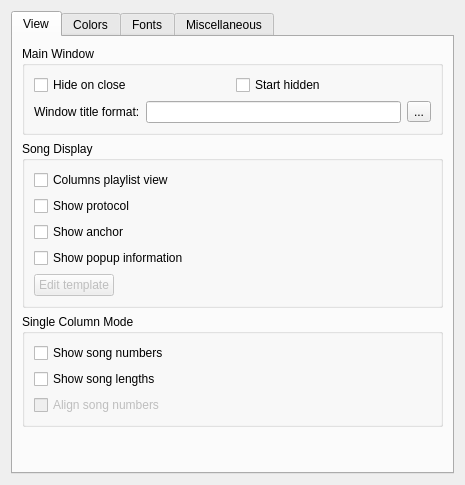
<?xml version="1.0" encoding="UTF-8"?>
<ui version="4.0">
 <class>QSUISettings</class>
 <widget class="QWidget" name="QSUISettings">
  <property name="geometry">
   <rect>
    <x>0</x>
    <y>0</y>
    <width>465</width>
    <height>485</height>
   </rect>
  </property>
  <property name="windowTitle">
   <string notr="true">Form</string>
  </property>
  <layout class="QHBoxLayout" name="horizontalLayout">
   <item>
    <widget class="QTabWidget" name="tabWidget">
     <property name="currentIndex">
      <number>0</number>
     </property>
     <widget class="QWidget" name="tab">
      <attribute name="title">
       <string>View</string>
      </attribute>
      <layout class="QVBoxLayout" name="verticalLayout_5">
       <item>
        <widget class="QGroupBox" name="groupBox">
         <property name="title">
          <string>Main Window</string>
         </property>
         <layout class="QGridLayout" name="gridLayout_3">
          <item row="0" column="0">
           <widget class="QCheckBox" name="hideOnCloseCheckBox">
            <property name="text">
             <string>Hide on close</string>
            </property>
           </widget>
          </item>
          <item row="0" column="1">
           <widget class="QCheckBox" name="hiddenCheckBox">
            <property name="text">
             <string>Start hidden</string>
            </property>
           </widget>
          </item>
          <item row="1" column="0" colspan="2">
           <layout class="QHBoxLayout" name="horizontalLayout_2">
            <item>
             <widget class="QLabel" name="label_13">
              <property name="text">
               <string>Window title format:</string>
              </property>
             </widget>
            </item>
            <item>
             <widget class="QLineEdit" name="windowTitleLineEdit"/>
            </item>
            <item>
             <widget class="QToolButton" name="windowTitleButton">
              <property name="text">
               <string>...</string>
              </property>
             </widget>
            </item>
           </layout>
          </item>
         </layout>
        </widget>
       </item>
       <item>
        <widget class="QGroupBox" name="groupBox_2">
         <property name="title">
          <string>Song Display</string>
         </property>
         <layout class="QVBoxLayout" name="verticalLayout_3">
          <item>
           <widget class="QCheckBox" name="columnsCheckBox">
            <property name="text">
             <string>Columns playlist view</string>
            </property>
           </widget>
          </item>
          <item>
           <widget class="QCheckBox" name="protocolCheckBox">
            <property name="text">
             <string>Show protocol</string>
            </property>
           </widget>
          </item>
          <item>
           <widget class="QCheckBox" name="anchorCheckBox">
            <property name="text">
             <string>Show anchor</string>
            </property>
           </widget>
          </item>
          <item>
           <widget class="QCheckBox" name="popupCheckBox">
            <property name="text">
             <string>Show popup information</string>
            </property>
           </widget>
          </item>
          <item>
           <layout class="QHBoxLayout" name="horizontalLayout_3">
            <item>
             <widget class="QPushButton" name="popupTemplateButton">
              <property name="enabled">
               <bool>false</bool>
              </property>
              <property name="text">
               <string>Edit template</string>
              </property>
             </widget>
            </item>
            <item>
             <spacer name="horizontalSpacer_2">
              <property name="orientation">
               <enum>Qt::Horizontal</enum>
              </property>
              <property name="sizeHint" stdset="0">
               <size>
                <width>40</width>
                <height>20</height>
               </size>
              </property>
             </spacer>
            </item>
           </layout>
          </item>
         </layout>
        </widget>
       </item>
       <item>
        <widget class="QGroupBox" name="groupBox_6">
         <property name="title">
          <string>Single Column Mode</string>
         </property>
         <layout class="QVBoxLayout" name="verticalLayout">
          <item>
           <widget class="QCheckBox" name="numbersCheckBox">
            <property name="text">
             <string>Show song numbers</string>
            </property>
           </widget>
          </item>
          <item>
           <widget class="QCheckBox" name="lengthsCheckBox">
            <property name="text">
             <string>Show song lengths</string>
            </property>
           </widget>
          </item>
          <item>
           <widget class="QCheckBox" name="alignCheckBox">
            <property name="enabled">
             <bool>false</bool>
            </property>
            <property name="text">
             <string>Align song numbers</string>
            </property>
           </widget>
          </item>
         </layout>
        </widget>
       </item>
       <item>
        <spacer name="verticalSpacer">
         <property name="orientation">
          <enum>Qt::Vertical</enum>
         </property>
         <property name="sizeHint" stdset="0">
          <size>
           <width>20</width>
           <height>40</height>
          </size>
         </property>
        </spacer>
       </item>
      </layout>
     </widget>
     <widget class="QWidget" name="tab_5">
      <attribute name="title">
       <string>Colors</string>
      </attribute>
      <layout class="QVBoxLayout" name="verticalLayout_7">
       <item>
        <widget class="QGroupBox" name="groupBox_4">
         <property name="title">
          <string>Analyzer Colors</string>
         </property>
         <layout class="QGridLayout" name="gridLayout_4">
          <item row="0" column="0">
           <widget class="QLabel" name="label">
            <property name="text">
             <string>Analyzer #1:</string>
            </property>
           </widget>
          </item>
          <item row="0" column="1">
           <widget class="ColorWidget" name="aColor1">
            <property name="sizePolicy">
             <sizepolicy hsizetype="Fixed" vsizetype="Fixed">
              <horstretch>0</horstretch>
              <verstretch>0</verstretch>
             </sizepolicy>
            </property>
            <property name="minimumSize">
             <size>
              <width>20</width>
              <height>20</height>
             </size>
            </property>
            <property name="maximumSize">
             <size>
              <width>20</width>
              <height>20</height>
             </size>
            </property>
            <property name="frameShape">
             <enum>QFrame::Box</enum>
            </property>
            <property name="frameShadow">
             <enum>QFrame::Plain</enum>
            </property>
           </widget>
          </item>
          <item row="0" column="3">
           <widget class="QLabel" name="label_3">
            <property name="text">
             <string>Peaks:</string>
            </property>
           </widget>
          </item>
          <item row="0" column="4">
           <widget class="ColorWidget" name="peaksColor">
            <property name="sizePolicy">
             <sizepolicy hsizetype="Fixed" vsizetype="Fixed">
              <horstretch>0</horstretch>
              <verstretch>0</verstretch>
             </sizepolicy>
            </property>
            <property name="minimumSize">
             <size>
              <width>20</width>
              <height>20</height>
             </size>
            </property>
            <property name="maximumSize">
             <size>
              <width>20</width>
              <height>20</height>
             </size>
            </property>
            <property name="frameShape">
             <enum>QFrame::Box</enum>
            </property>
           </widget>
          </item>
          <item row="1" column="0">
           <widget class="QLabel" name="label_4">
            <property name="text">
             <string>Analyzer #2:</string>
            </property>
           </widget>
          </item>
          <item row="1" column="1">
           <widget class="ColorWidget" name="aColor2">
            <property name="sizePolicy">
             <sizepolicy hsizetype="Fixed" vsizetype="Fixed">
              <horstretch>0</horstretch>
              <verstretch>0</verstretch>
             </sizepolicy>
            </property>
            <property name="minimumSize">
             <size>
              <width>20</width>
              <height>20</height>
             </size>
            </property>
            <property name="maximumSize">
             <size>
              <width>20</width>
              <height>20</height>
             </size>
            </property>
            <property name="frameShape">
             <enum>QFrame::Box</enum>
            </property>
           </widget>
          </item>
          <item row="1" column="3">
           <widget class="QLabel" name="label_5">
            <property name="text">
             <string>Background:</string>
            </property>
           </widget>
          </item>
          <item row="1" column="4">
           <widget class="ColorWidget" name="bgColor">
            <property name="sizePolicy">
             <sizepolicy hsizetype="Fixed" vsizetype="Fixed">
              <horstretch>0</horstretch>
              <verstretch>0</verstretch>
             </sizepolicy>
            </property>
            <property name="minimumSize">
             <size>
              <width>20</width>
              <height>20</height>
             </size>
            </property>
            <property name="maximumSize">
             <size>
              <width>20</width>
              <height>20</height>
             </size>
            </property>
            <property name="frameShape">
             <enum>QFrame::Box</enum>
            </property>
           </widget>
          </item>
          <item row="2" column="0">
           <widget class="QLabel" name="label_6">
            <property name="text">
             <string>Analyzer #3:</string>
            </property>
           </widget>
          </item>
          <item row="2" column="1">
           <widget class="ColorWidget" name="aColor3">
            <property name="sizePolicy">
             <sizepolicy hsizetype="Fixed" vsizetype="Fixed">
              <horstretch>0</horstretch>
              <verstretch>0</verstretch>
             </sizepolicy>
            </property>
            <property name="minimumSize">
             <size>
              <width>20</width>
              <height>20</height>
             </size>
            </property>
            <property name="maximumSize">
             <size>
              <width>20</width>
              <height>20</height>
             </size>
            </property>
            <property name="frameShape">
             <enum>QFrame::Box</enum>
            </property>
           </widget>
          </item>
          <item row="2" column="3" colspan="2">
           <spacer name="horizontalSpacer">
            <property name="orientation">
             <enum>Qt::Horizontal</enum>
            </property>
            <property name="sizeType">
             <enum>QSizePolicy::Preferred</enum>
            </property>
            <property name="sizeHint" stdset="0">
             <size>
              <width>20</width>
              <height>20</height>
             </size>
            </property>
           </spacer>
          </item>
          <item row="0" column="5" rowspan="3">
           <spacer name="horizontalSpacer_3">
            <property name="orientation">
             <enum>Qt::Horizontal</enum>
            </property>
            <property name="sizeHint" stdset="0">
             <size>
              <width>10</width>
              <height>20</height>
             </size>
            </property>
           </spacer>
          </item>
          <item row="0" column="2" rowspan="3">
           <spacer name="horizontalSpacer_4">
            <property name="orientation">
             <enum>Qt::Horizontal</enum>
            </property>
            <property name="sizeHint" stdset="0">
             <size>
              <width>40</width>
              <height>20</height>
             </size>
            </property>
           </spacer>
          </item>
         </layout>
        </widget>
       </item>
       <item>
        <widget class="QGroupBox" name="groupBox_3">
         <property name="title">
          <string>Playlist Colors</string>
         </property>
         <layout class="QVBoxLayout" name="_2">
          <item>
           <widget class="QCheckBox" name="plSystemColorsCheckBox">
            <property name="text">
             <string>Use system colors</string>
            </property>
            <property name="checked">
             <bool>true</bool>
            </property>
           </widget>
          </item>
          <item>
           <widget class="QWidget" name="widget_2" native="true">
            <property name="enabled">
             <bool>false</bool>
            </property>
            <layout class="QGridLayout" name="gridLayout_2">
             <property name="leftMargin">
              <number>0</number>
             </property>
             <property name="topMargin">
              <number>0</number>
             </property>
             <property name="rightMargin">
              <number>0</number>
             </property>
             <property name="bottomMargin">
              <number>0</number>
             </property>
             <item row="0" column="0">
              <widget class="QLabel" name="label_7">
               <property name="text">
                <string>Background #1:</string>
               </property>
              </widget>
             </item>
             <item row="0" column="1">
              <widget class="ColorWidget" name="plBg1Color">
               <property name="sizePolicy">
                <sizepolicy hsizetype="Fixed" vsizetype="Fixed">
                 <horstretch>0</horstretch>
                 <verstretch>0</verstretch>
                </sizepolicy>
               </property>
               <property name="minimumSize">
                <size>
                 <width>20</width>
                 <height>20</height>
                </size>
               </property>
               <property name="maximumSize">
                <size>
                 <width>20</width>
                 <height>20</height>
                </size>
               </property>
               <property name="frameShape">
                <enum>QFrame::Box</enum>
               </property>
              </widget>
             </item>
             <item row="0" column="3">
              <widget class="QLabel" name="label_10">
               <property name="text">
                <string>Normal text:</string>
               </property>
              </widget>
             </item>
             <item row="0" column="4">
              <widget class="ColorWidget" name="plTextNormalColor">
               <property name="sizePolicy">
                <sizepolicy hsizetype="Fixed" vsizetype="Fixed">
                 <horstretch>0</horstretch>
                 <verstretch>0</verstretch>
                </sizepolicy>
               </property>
               <property name="minimumSize">
                <size>
                 <width>20</width>
                 <height>20</height>
                </size>
               </property>
               <property name="maximumSize">
                <size>
                 <width>20</width>
                 <height>20</height>
                </size>
               </property>
               <property name="frameShape">
                <enum>QFrame::Box</enum>
               </property>
              </widget>
             </item>
             <item row="1" column="0">
              <widget class="QLabel" name="label_8">
               <property name="text">
                <string>Background #2:</string>
               </property>
              </widget>
             </item>
             <item row="1" column="1">
              <widget class="ColorWidget" name="plBg2Color">
               <property name="sizePolicy">
                <sizepolicy hsizetype="Fixed" vsizetype="Fixed">
                 <horstretch>0</horstretch>
                 <verstretch>0</verstretch>
                </sizepolicy>
               </property>
               <property name="minimumSize">
                <size>
                 <width>20</width>
                 <height>20</height>
                </size>
               </property>
               <property name="maximumSize">
                <size>
                 <width>20</width>
                 <height>20</height>
                </size>
               </property>
               <property name="frameShape">
                <enum>QFrame::Box</enum>
               </property>
              </widget>
             </item>
             <item row="1" column="3">
              <widget class="QLabel" name="label_11">
               <property name="text">
                <string>Current text:</string>
               </property>
              </widget>
             </item>
             <item row="1" column="4">
              <widget class="ColorWidget" name="plTextCurrentColor">
               <property name="sizePolicy">
                <sizepolicy hsizetype="Fixed" vsizetype="Fixed">
                 <horstretch>0</horstretch>
                 <verstretch>0</verstretch>
                </sizepolicy>
               </property>
               <property name="minimumSize">
                <size>
                 <width>20</width>
                 <height>20</height>
                </size>
               </property>
               <property name="maximumSize">
                <size>
                 <width>20</width>
                 <height>20</height>
                </size>
               </property>
               <property name="frameShape">
                <enum>QFrame::Box</enum>
               </property>
              </widget>
             </item>
             <item row="2" column="0">
              <widget class="QLabel" name="label_9">
               <property name="text">
                <string>Highlighted background:</string>
               </property>
              </widget>
             </item>
             <item row="2" column="1">
              <widget class="ColorWidget" name="plHlColor">
               <property name="sizePolicy">
                <sizepolicy hsizetype="Fixed" vsizetype="Fixed">
                 <horstretch>0</horstretch>
                 <verstretch>0</verstretch>
                </sizepolicy>
               </property>
               <property name="minimumSize">
                <size>
                 <width>20</width>
                 <height>20</height>
                </size>
               </property>
               <property name="maximumSize">
                <size>
                 <width>20</width>
                 <height>20</height>
                </size>
               </property>
               <property name="frameShape">
                <enum>QFrame::Box</enum>
               </property>
              </widget>
             </item>
             <item row="2" column="3">
              <widget class="QLabel" name="label_12">
               <property name="text">
                <string>Highlighted text:</string>
               </property>
              </widget>
             </item>
             <item row="2" column="4">
              <widget class="ColorWidget" name="plTextHlCurrentColor">
               <property name="sizePolicy">
                <sizepolicy hsizetype="Fixed" vsizetype="Fixed">
                 <horstretch>0</horstretch>
                 <verstretch>0</verstretch>
                </sizepolicy>
               </property>
               <property name="minimumSize">
                <size>
                 <width>20</width>
                 <height>20</height>
                </size>
               </property>
               <property name="maximumSize">
                <size>
                 <width>20</width>
                 <height>20</height>
                </size>
               </property>
               <property name="frameShape">
                <enum>QFrame::Box</enum>
               </property>
               <property name="frameShadow">
                <enum>QFrame::Plain</enum>
               </property>
              </widget>
             </item>
             <item row="3" column="0">
              <widget class="QLabel" name="label_14">
               <property name="text">
                <string>Group background:</string>
               </property>
              </widget>
             </item>
             <item row="3" column="1">
              <widget class="ColorWidget" name="plGrBgColor">
               <property name="sizePolicy">
                <sizepolicy hsizetype="Fixed" vsizetype="Fixed">
                 <horstretch>0</horstretch>
                 <verstretch>0</verstretch>
                </sizepolicy>
               </property>
               <property name="minimumSize">
                <size>
                 <width>20</width>
                 <height>20</height>
                </size>
               </property>
               <property name="frameShape">
                <enum>QFrame::Box</enum>
               </property>
               <property name="frameShadow">
                <enum>QFrame::Plain</enum>
               </property>
              </widget>
             </item>
             <item row="3" column="3">
              <widget class="QLabel" name="label_15">
               <property name="text">
                <string>Group text:</string>
               </property>
              </widget>
             </item>
             <item row="3" column="4">
              <widget class="ColorWidget" name="plGrTextColor">
               <property name="sizePolicy">
                <sizepolicy hsizetype="Fixed" vsizetype="Fixed">
                 <horstretch>0</horstretch>
                 <verstretch>0</verstretch>
                </sizepolicy>
               </property>
               <property name="minimumSize">
                <size>
                 <width>20</width>
                 <height>20</height>
                </size>
               </property>
               <property name="frameShape">
                <enum>QFrame::Box</enum>
               </property>
               <property name="frameShadow">
                <enum>QFrame::Plain</enum>
               </property>
              </widget>
             </item>
             <item row="0" column="5" rowspan="4">
              <spacer name="horizontalSpacer_6">
               <property name="orientation">
                <enum>Qt::Horizontal</enum>
               </property>
               <property name="sizeHint" stdset="0">
                <size>
                 <width>66</width>
                 <height>68</height>
                </size>
               </property>
              </spacer>
             </item>
             <item row="0" column="2" rowspan="4">
              <spacer name="horizontalSpacer_5">
               <property name="orientation">
                <enum>Qt::Horizontal</enum>
               </property>
               <property name="sizeHint" stdset="0">
                <size>
                 <width>40</width>
                 <height>43</height>
                </size>
               </property>
              </spacer>
             </item>
            </layout>
           </widget>
          </item>
         </layout>
        </widget>
       </item>
       <item>
        <spacer name="verticalSpacer_4">
         <property name="orientation">
          <enum>Qt::Vertical</enum>
         </property>
         <property name="sizeHint" stdset="0">
          <size>
           <width>20</width>
           <height>129</height>
          </size>
         </property>
        </spacer>
       </item>
      </layout>
     </widget>
     <widget class="QWidget" name="tab_3">
      <attribute name="title">
       <string>Fonts</string>
      </attribute>
      <layout class="QVBoxLayout" name="verticalLayout_6">
       <item>
        <widget class="QCheckBox" name="systemFontsCheckBox">
         <property name="text">
          <string>Use system fonts</string>
         </property>
         <property name="checked">
          <bool>true</bool>
         </property>
        </widget>
       </item>
       <item>
        <widget class="QWidget" name="widget" native="true">
         <property name="enabled">
          <bool>false</bool>
         </property>
         <layout class="QGridLayout" name="gridLayout">
          <item row="1" column="1">
           <widget class="QLabel" name="columnFontLabel">
            <property name="sizePolicy">
             <sizepolicy hsizetype="Expanding" vsizetype="Preferred">
              <horstretch>0</horstretch>
              <verstretch>0</verstretch>
             </sizepolicy>
            </property>
            <property name="frameShape">
             <enum>QFrame::StyledPanel</enum>
            </property>
            <property name="frameShadow">
             <enum>QFrame::Sunken</enum>
            </property>
            <property name="text">
             <string>???</string>
            </property>
           </widget>
          </item>
          <item row="0" column="2">
           <widget class="QToolButton" name="plFontButton">
            <property name="text">
             <string>...</string>
            </property>
           </widget>
          </item>
          <item row="0" column="0">
           <widget class="QLabel" name="label_2">
            <property name="sizePolicy">
             <sizepolicy hsizetype="Preferred" vsizetype="Preferred">
              <horstretch>0</horstretch>
              <verstretch>0</verstretch>
             </sizepolicy>
            </property>
            <property name="text">
             <string>Playlist:</string>
            </property>
            <property name="alignment">
             <set>Qt::AlignLeading|Qt::AlignLeft|Qt::AlignVCenter</set>
            </property>
           </widget>
          </item>
          <item row="1" column="2">
           <widget class="QToolButton" name="columnFontButton">
            <property name="text">
             <string>...</string>
            </property>
           </widget>
          </item>
          <item row="2" column="0">
           <widget class="QLabel" name="label_17">
            <property name="sizePolicy">
             <sizepolicy hsizetype="Preferred" vsizetype="Preferred">
              <horstretch>0</horstretch>
              <verstretch>0</verstretch>
             </sizepolicy>
            </property>
            <property name="text">
             <string>Tab names:</string>
            </property>
            <property name="alignment">
             <set>Qt::AlignLeading|Qt::AlignLeft|Qt::AlignVCenter</set>
            </property>
           </widget>
          </item>
          <item row="2" column="1">
           <widget class="QLabel" name="tabsFontLabel">
            <property name="sizePolicy">
             <sizepolicy hsizetype="Expanding" vsizetype="Preferred">
              <horstretch>0</horstretch>
              <verstretch>0</verstretch>
             </sizepolicy>
            </property>
            <property name="frameShape">
             <enum>QFrame::StyledPanel</enum>
            </property>
            <property name="frameShadow">
             <enum>QFrame::Sunken</enum>
            </property>
            <property name="text">
             <string>???</string>
            </property>
           </widget>
          </item>
          <item row="0" column="1">
           <widget class="QLabel" name="plFontLabel">
            <property name="sizePolicy">
             <sizepolicy hsizetype="Expanding" vsizetype="Preferred">
              <horstretch>0</horstretch>
              <verstretch>0</verstretch>
             </sizepolicy>
            </property>
            <property name="frameShape">
             <enum>QFrame::StyledPanel</enum>
            </property>
            <property name="frameShadow">
             <enum>QFrame::Sunken</enum>
            </property>
            <property name="text">
             <string>???</string>
            </property>
           </widget>
          </item>
          <item row="2" column="2">
           <widget class="QToolButton" name="tabsFontButton">
            <property name="text">
             <string>...</string>
            </property>
           </widget>
          </item>
          <item row="3" column="0" colspan="3">
           <layout class="QHBoxLayout" name="horizontalLayout_4">
            <item>
             <spacer name="horizontalSpacer_7">
              <property name="orientation">
               <enum>Qt::Horizontal</enum>
              </property>
              <property name="sizeHint" stdset="0">
               <size>
                <width>108</width>
                <height>20</height>
               </size>
              </property>
             </spacer>
            </item>
            <item>
             <widget class="QPushButton" name="resetFontsButton">
              <property name="text">
               <string>Reset fonts</string>
              </property>
             </widget>
            </item>
           </layout>
          </item>
          <item row="1" column="0">
           <widget class="QLabel" name="label_16">
            <property name="sizePolicy">
             <sizepolicy hsizetype="Preferred" vsizetype="Preferred">
              <horstretch>0</horstretch>
              <verstretch>0</verstretch>
             </sizepolicy>
            </property>
            <property name="text">
             <string>Column headers:</string>
            </property>
            <property name="alignment">
             <set>Qt::AlignLeading|Qt::AlignLeft|Qt::AlignVCenter</set>
            </property>
           </widget>
          </item>
         </layout>
        </widget>
       </item>
       <item>
        <spacer name="verticalSpacer_3">
         <property name="orientation">
          <enum>Qt::Vertical</enum>
         </property>
         <property name="sizeHint" stdset="0">
          <size>
           <width>308</width>
           <height>382</height>
          </size>
         </property>
        </spacer>
       </item>
      </layout>
     </widget>
     <widget class="QWidget" name="tab_2">
      <attribute name="title">
       <string>Miscellaneous</string>
      </attribute>
      <layout class="QVBoxLayout" name="verticalLayout_4">
       <item>
        <widget class="QGroupBox" name="groupBox_5">
         <property name="title">
          <string>Tabs</string>
         </property>
         <layout class="QVBoxLayout" name="verticalLayout_2">
          <item>
           <widget class="QCheckBox" name="tabsClosableCheckBox">
            <property name="text">
             <string>Show close buttons</string>
            </property>
           </widget>
          </item>
          <item>
           <widget class="QCheckBox" name="showTabListMenuCheckBox">
            <property name="text">
             <string>Show tab list menu</string>
            </property>
           </widget>
          </item>
          <item>
           <widget class="QCheckBox" name="showNewPLCheckBox">
            <property name="text">
             <string>Show 'New Playlist' button</string>
            </property>
           </widget>
          </item>
         </layout>
        </widget>
       </item>
       <item>
        <spacer name="verticalSpacer_2">
         <property name="orientation">
          <enum>Qt::Vertical</enum>
         </property>
         <property name="sizeHint" stdset="0">
          <size>
           <width>20</width>
           <height>267</height>
          </size>
         </property>
        </spacer>
       </item>
      </layout>
     </widget>
    </widget>
   </item>
  </layout>
 </widget>
 <customwidgets>
  <customwidget>
   <class>ColorWidget</class>
   <extends>QFrame</extends>
   <header>colorwidget.h</header>
   <container>1</container>
  </customwidget>
 </customwidgets>
 <resources/>
 <connections>
  <connection>
   <sender>numbersCheckBox</sender>
   <signal>toggled(bool)</signal>
   <receiver>alignCheckBox</receiver>
   <slot>setEnabled(bool)</slot>
   <hints>
    <hint type="sourcelabel">
     <x>154</x>
     <y>220</y>
    </hint>
    <hint type="destinationlabel">
     <x>184</x>
     <y>276</y>
    </hint>
   </hints>
  </connection>
  <connection>
   <sender>popupCheckBox</sender>
   <signal>toggled(bool)</signal>
   <receiver>popupTemplateButton</receiver>
   <slot>setEnabled(bool)</slot>
   <hints>
    <hint type="sourcelabel">
     <x>152</x>
     <y>332</y>
    </hint>
    <hint type="destinationlabel">
     <x>144</x>
     <y>368</y>
    </hint>
   </hints>
  </connection>
  <connection>
   <sender>systemFontsCheckBox</sender>
   <signal>toggled(bool)</signal>
   <receiver>widget</receiver>
   <slot>setDisabled(bool)</slot>
   <hints>
    <hint type="sourcelabel">
     <x>88</x>
     <y>49</y>
    </hint>
    <hint type="destinationlabel">
     <x>101</x>
     <y>77</y>
    </hint>
   </hints>
  </connection>
  <connection>
   <sender>plSystemColorsCheckBox</sender>
   <signal>toggled(bool)</signal>
   <receiver>widget_2</receiver>
   <slot>setDisabled(bool)</slot>
   <hints>
    <hint type="sourcelabel">
     <x>107</x>
     <y>196</y>
    </hint>
    <hint type="destinationlabel">
     <x>189</x>
     <y>237</y>
    </hint>
   </hints>
  </connection>
 </connections>
</ui>
